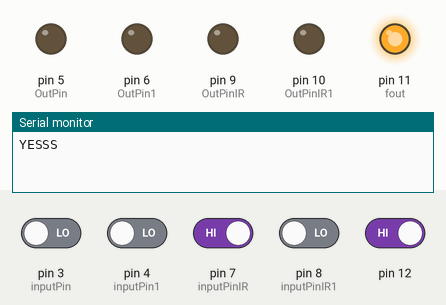
Recording of a sketch running on a simulated Arduino Uno, built with avr-gcc and run on an emulated ATmega328P. On the bench: output pins drawn as LEDs (lit = HIGH), the last lines printed to the serial monitor. The inputs (shaded band) are chosen by the test bench; at power-on: pin 7 (inputPinIR), pin 12 HIGH, pin 3 (inputPin), pin 4 (inputPin1), pin 8 (inputPinIR1) LOW.

Above: at 1.2 s.
1.3 s: pin 12 driven LOW
At 2.7 s:
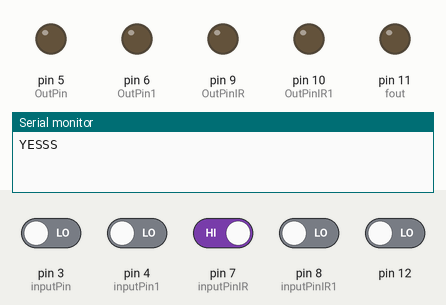
4.3 s: pin 4 (inputPin1) driven HIGH
At 9.2 s:
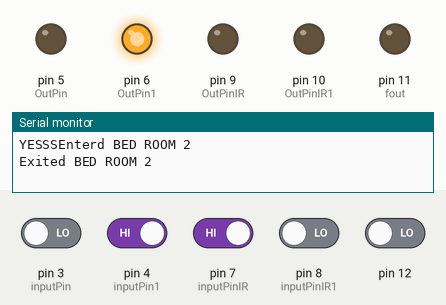
10.3 s: pin 12 driven LOW
12.3 s: pin 12 driven HIGH
At 13.4 s:
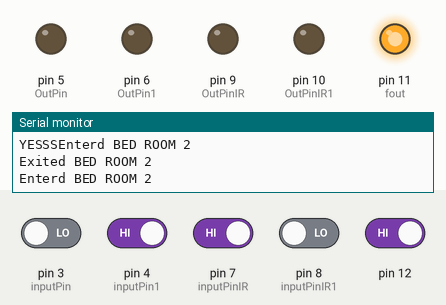
Timing chart, 0 to 15.3 s (numbered marks = the images above; inputs shaded):
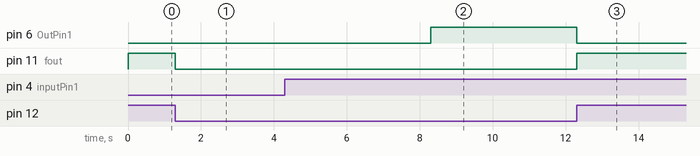

The sketch:

Electrical_System_arduino.ino
```cpp
/*****IR & PIR SENSOR SETUP*********/
int OutPin = 5;
int OutPin1 = 6;
int OutPinIR = 9;
int OutPinIR1 = 10;
int inputPin = 3;
int inputPin1 = 4;
int inputPinIR = 7;
int inputPinIR1 = 8;
int pirState = LOW;
int val = 0, val1 = 0, i = 0, j = 0;
/******************************/
/**********FAN CONTROL*********/
int fin = 1;
int fout=11;
/******************************/
int c1 = 0, c2 = 0, b1 = 0, b2 = 0;
void setup()
{
  pinMode(OutPin, OUTPUT);
  pinMode(OutPin1, OUTPUT);
  pinMode(inputPin, INPUT);
  pinMode(inputPin1, INPUT);
  pinMode(OutPinIR, OUTPUT);
  pinMode(OutPinIR1, OUTPUT);
  pinMode(inputPinIR, INPUT);
  pinMode(inputPinIR1, INPUT);
  pinMode(fout, OUTPUT);
  pinMode(12, INPUT);
  Serial.begin(9600);
  Serial.print("YESSS");
}

void loop()
{
/************* FAN COTROL STARTED *******************************/
    fin = digitalRead(12);
    if(fin == 0)
    {
      digitalWrite(fout,LOW);
    }
    else if(fin == 1)
    {
      digitalWrite(fout, HIGH);
    }
/************* FAN CONTROL ENDED ************************/
/************* PIR Control Started **********************/
    val = digitalRead(inputPin);
    val1 = digitalRead(inputPin1);
    j = digitalRead(inputPinIR1);
    if (val == HIGH)
    {
      if (pirState == LOW)
      {
        if(!c1)
        {
          digitalWrite(OutPin, LOW);
          c1 = 1;
          Serial.println("Enter BED ROOM 1");
          //digitalWrite(12, HIGH);
          delay(4000);
          //digitalWrite(12, LOW);
          //delay(4000);
        }
        else
        {
          Serial.println("Exited BED ROOM 1");
          digitalWrite(OutPin, HIGH);
          c1 = 0;
        }
        pirState = HIGH;
      }
      else
      {
        if (pirState == HIGH)
        {
          pirState = LOW;
        }
      }
    }
    if (val1 == HIGH)
    {
      if (pirState == LOW)
      {
        if(!c2)
        {
           digitalWrite(OutPin1, LOW);
           c2 = 1;
           Serial.println("Enterd BED ROOM 2");
           //digitalWrite(12, HIGH);
           delay(4000);
           //digitalWrite(12, LOW);
           //delay(4000);
        }
        else
        {
           Serial.println("Exited BED ROOM 2");
           digitalWrite(OutPin1, HIGH);
           c2 = 0;
           delay(4000);
        }
        pirState = HIGH;
      }
      else
      {
        if (pirState == HIGH)
        {
          pirState = LOW;
        }
      }
    }
    if(j == HIGH)
    {
      if(pirState==LOW)
      {
      if(!b2)
      {
        digitalWrite(OutPinIR1, LOW);
        b2 = 1;
        Serial.println("Entered Bathroom 2");
        delay(4000);
      }
      else
      {
        Serial.println("Exited Bathroom 2");
        digitalWrite(OutPinIR1, HIGH);
        b2 = 0;
        delay(4000);
      }
      pirState = HIGH;
      }
      else
      {
        if (pirState == HIGH)
        {
          pirState = LOW;
        }
      }

    }
/************* PIR Control finished **********************/
/************* IR Control Started ************************/
    i = digitalRead(inputPinIR);

    if(i == LOW)
    {
      if(!b1)
      {
        digitalWrite(OutPinIR, LOW);
        b1 = 1;
        Serial.println("Entered Bathroom 1");
        delay(4000);
      }
      else
      {
        Serial.println("Exited Bathroom 1");
        digitalWrite(OutPinIR, HIGH);
        b1 = 0;
        delay(4000);
      }
    }
/************* IR Control finished*************************/
}
```

Measured:
- after the input at 1.3 s, pin 11 (fout): HIGH → LOW at once
- after the input at 4.3 s, pin 6 (OutPin1): LOW → HIGH after 4.0 s
- after the input at 10.3 s, every drawn part: stays the same
- after the input at 12.3 s, pin 11 (fout): LOW → HIGH at once
